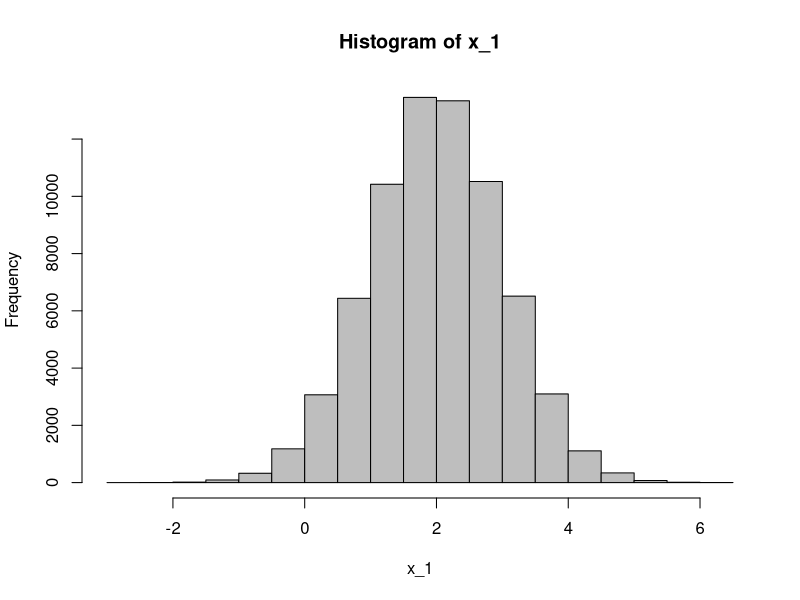
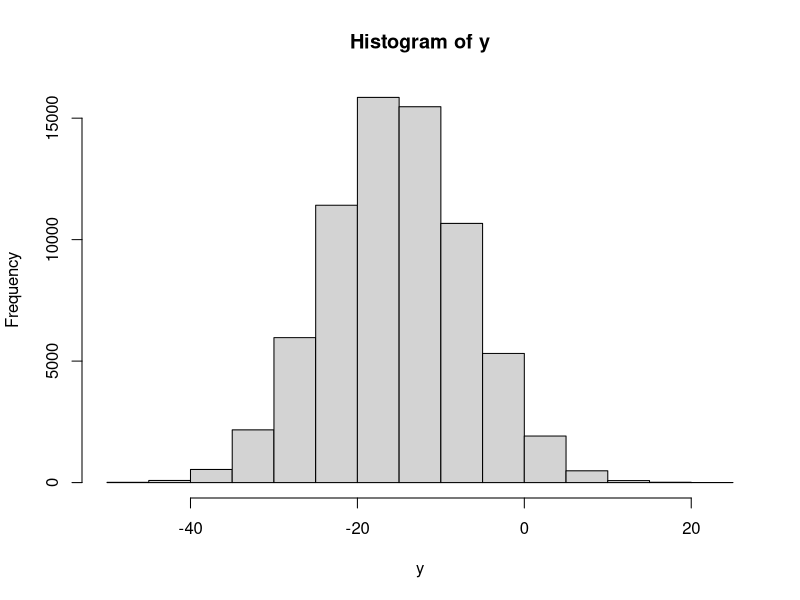
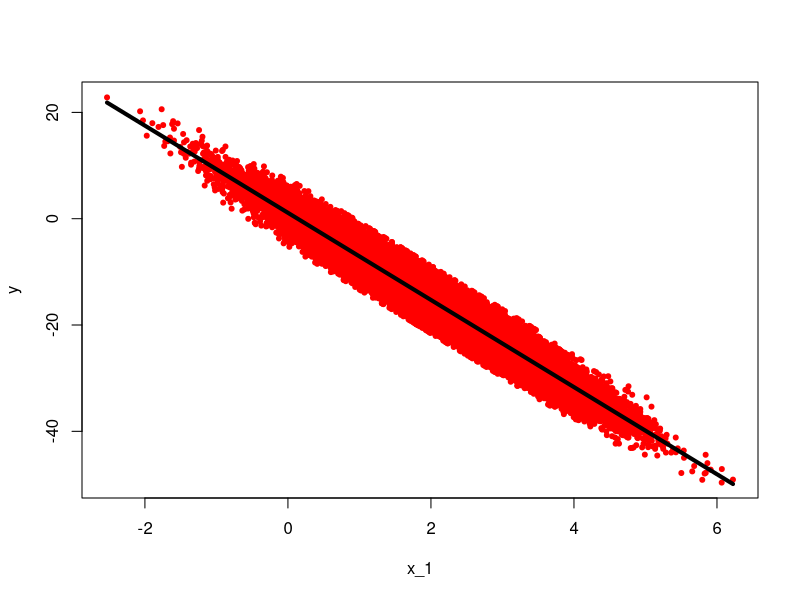

Source code (R) for these figures, in order: (Note: this script raises an error after producing the figures.)
## ---- chunk 1
knitr::opts_chunk$set(echo = TRUE)
## ---- chunk 2
x_1 = rnorm(70000,2,1) #normal distribution of explanatory variable ... not an assumption of regression
hist(x_1,col = "grey") #histogram of EV
true_error = rnorm(1000,0,2) #generating random error ~ N(0,2)
true_beta_0 = 1.1 #Beta_0
true_beta_1 = -8.2 #Beta_1   y = 1.1 + -8.2*x_1 + e    such that e~N(0,2)
y = true_beta_0 + true_beta_1*x_1 + true_error #Generating Repsonses...
hist(y) #view distribuion of Repsonse.... not an assumption of regresssion 
plot(x_1,y, pch = 20, col = "red") #scatter plot of y versus x_1
df = data.frame(x_1 = x_1, y = y) #create a dataframe to use in lm function 
df = data.frame(x_1 = x_1, y = y)
df = df[order(df$x_1),]
fit = lm(y~x_1,data = df) # fit the model to get Beta_hat_0 and Beta_hat_1
summary(fit) # view the parameter estimate table
confint(fit)
preds = predict(fit)
head(preds)
lines(df$x,preds,type = "l",lwd = 4)
#Look at distribution of ys for a cross section of xs (conditiona on the xs).
df %>% filter(x_1 >2.1 & x_1 < 2.2) %>% ggplot(aes(x = y)) + geom_histogram()
#Look at the residuals for a cross section of the xs (conditional on the xs). 
df$resids = fit$residuals
df %>% filter(x_1 >.3 & x_1 < .35) %>% ggplot(aes(x = resids)) + geom_histogram()
#standard deviation of residuals.  
sd((df %>% filter(x_1 >.3 & x_1 < .35))$resids)
## ---- chunk 3
MSEholderTrain1 = c()
MSEholderTest1 = c()
MSEholderTrain2 = c()
MSEholderTest2 = c()
samplesize = 50
x_1 = rnorm(samplesize,0,3)
x_2 = x_1^2
hist(x_1)
#parameter setting ... these are the actual parameters that you would not know in a real world setting
true_beta_0 = 1.1
true_beta_1 = -1.2
true_beta_2 = 4
# error ~ N(0,2)  therefore Var(error) = 4
true_error = rnorm(samplesize,0,2) #noise  
#Generate Repsonses
#Degree 1 Model
y1 = true_beta_0 + true_beta_1*x_1 + true_error
#plot / Visualize
plot(x_1, y1)
#Quadratic Model / Degree 2 Model
#y1 = true_beta_0 + true_beta_1*x_1 + true_beta_2*x_2 + true_error
#plot / Visualize
#plot(x_1, y1)
# Make a dataframe to fit the model
df1 = data.frame(x_1 = x_1, x_2 = x_2, y1 = y1)
#Divide into training and test set ... this one is 75% training 25% test
train_perc = .6
train_indices = sample(seq(1,samplesize,by = 1), train_perc*samplesize)
train1 = df1[train_indices,]
test1 = df1[-train_indices,]
#Fit the Deg 1 Model
fitTrain1 = lm(y1~x_1, data = train1)
#How well did the method recover the true parameter values (intercept and slope).
summary(fitTrain1)
# These are the predictions of the model on the data that were used to fit the model.
predsTrain1 = predict(fitTrain1)
train1$preds = predsTrain1
train1
# These are the predictions of the model on the data that were NOT used to fit the model.
# This is a better measure of how the model will perform in real life
predsTest1 = predict(fitTrain1, newdata = test1)
test1$preds = predsTest1
test1
# Calculation of the MSE for the training set
MSEholderTrain1 = sum((predsTrain1 - train1$y1)^2)/(length(train1$y1)-2)
# Calculation of the MSE for the Test set
MSEholderTest1 = sum((predsTest1 - test1$y1)^2)/(length(test1$y1)-2)
MSEholderTrain1
MSEholderTest1
#Fit the Deg 2 Model
fitTrain2 = lm(y1~x_1+x_2, data = train1)
#Check out the parameter estimates... hopefull beta_hat2 is close to zero.
summary(fitTrain2)
# These are the predictions of the model on the data that were used to fit the model.
predsTrain2 = predict(fitTrain2)
# These are the predictions of the model on the data that were NOT used to fit the model.
# This is a better measure of how the model will perform in real life
predsTest2 = predict(fitTrain2, newdata = test1)
# Calculation of the MSE for the training set
MSEholderTrain2 = sum((predsTrain2 - train1$y1)^2)/(length(train1$y1)-3)
# Calculation of the MSE for the Test set
MSEholderTest2 = sum((predsTest2 - test1$y1)^2)/(length(test1$y1)-3)
MSEholderTrain2
MSEholderTest2
#summary(fitTrain1)
#summary(fitTrain2)
## ---- chunk 4
MSEholderTrain1 = c()
MSEholderTest1 = c()
MSEholderTrain2 = c()
MSEholderTest2 = c()
for( samplesize in seq(50,5000,50))
{
x_1 = rnorm(samplesize,0,3)
x_2 = x_1^2
#parameter setting ... these are the actual parameters that you would not know in a real world setting
true_beta_0 = 1.1
true_beta_1 = -1.2
true_beta_2 = 2
# error ~ N(0,2)  therefore Var(error) = 4
true_error = rnorm(samplesize,0,2)  
#Generate Repsonses 
#Degree 1 Model
y1 = true_beta_0 + true_beta_1*x_1 + true_error
#Degree 2 Model / Quadratic
#y1 = true_beta_0 + true_beta_1*x_1 + true_beta_2*x_2 + true_error
# Make a dataframe to fit the model
df1 = data.frame(x_1 = x_1, x_2 = x_2, y1 = y1)
#Divide into training and test set ... this one is 75% training 25% test
train_perc = .75
train_indices = sample(seq(1,samplesize,length = samplesize),round(train_perc*samplesize))
train1 = df1[train_indices,]
test1 = df1[-train_indices,]
#Fit the Deg 1 Model
fitTrain1 = lm(y1~x_1, data = train1)
# These are the predictions of the model on the data that were used to fit the model.
predsTrain1 = predict(fitTrain1)
# These are the predictions of the model on the data that were NOT used to fit the model.
# This is a better measure of how the model will perform in real life
predsTest1 = predict(fitTrain1, newdata = test1)
# Calculation of the MSE for the training set
MSEholderTrain1[samplesize/50] = sum((predsTrain1 - train1$y1)^2)/(length(train1$y1) - 2)
# Calculation of the MSE for the Test set
MSEholderTest1[samplesize/50] = sum((predsTest1 - test1$y1)^2)/(length(test1$y1) - 2)
MSEholderTrain1
MSEholderTest1
#Fit the Deg 2 model
fitTrain2 = lm(y1~x_1 + x_2, data = train1)
# These are the predictions of the model on the data that were used to fit the model.
predsTrain2 = predict(fitTrain2)
# These are the predictions of the model on the data that were NOT used to fit the model.
# This is a better measure of how the model will perform in real life
predsTest2 = predict(fitTrain2, newdata = test1)
# Calculation of the MSE for the training set
MSEholderTrain2[samplesize/50] = sum((predsTrain2 - train1$y1)^2)/(length(train1$y1) - 3)
# Calculation of the MSE for the Test set
MSEholderTest2[samplesize/50] = sum((predsTest2 - test1$y1)^2)/(length(test1$y1) - 3)
MSEholderTrain2
MSEholderTest2
}
#plot of MSE Test of Deg 1 Model (Black) versus Deg 2 Model (Blue) for varying sample sizes from 50 to 500.
par(mfrow = c(1,1))
plot(seq(50,5000,50), MSEholderTest1, ylim = c(0,10000),type = "l")
lines(seq(50,5000,50),MSEholderTest2, ylim = c(0,10000),type = "l", col = "blue")
#Compares Training to Test
par(mfrow = c(1,1))
plot(seq(50,5000,50), MSEholderTrain1, ylim = c(0,20),type = "l")
lines(seq(50,5000,50),MSEholderTest1, ylim = c(0,20),type = "l", col = "blue")
MSEholderTrain1
MSEholderTest1
